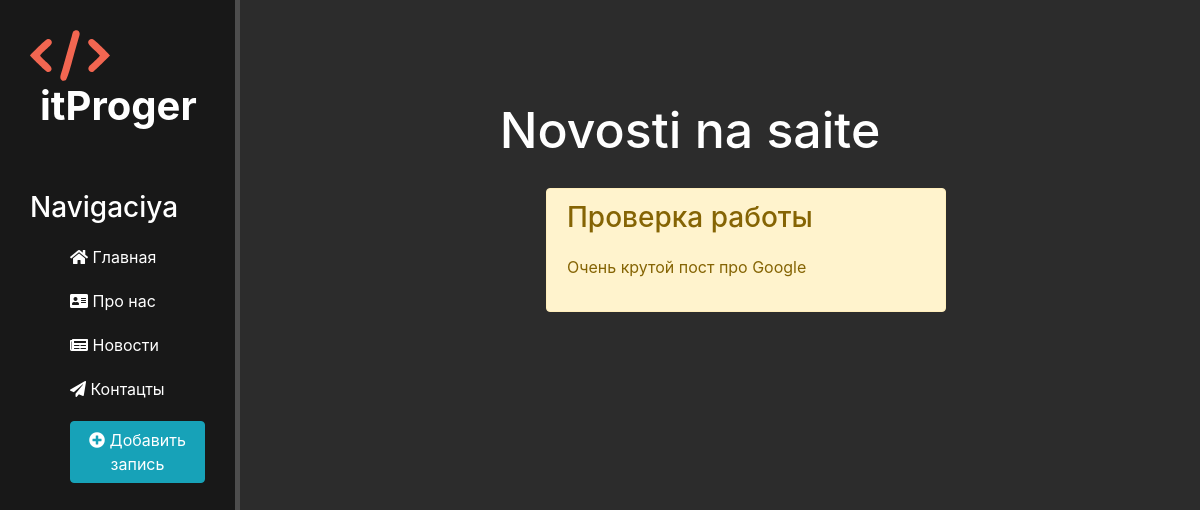
The page /news/ on the database as committed earlier.
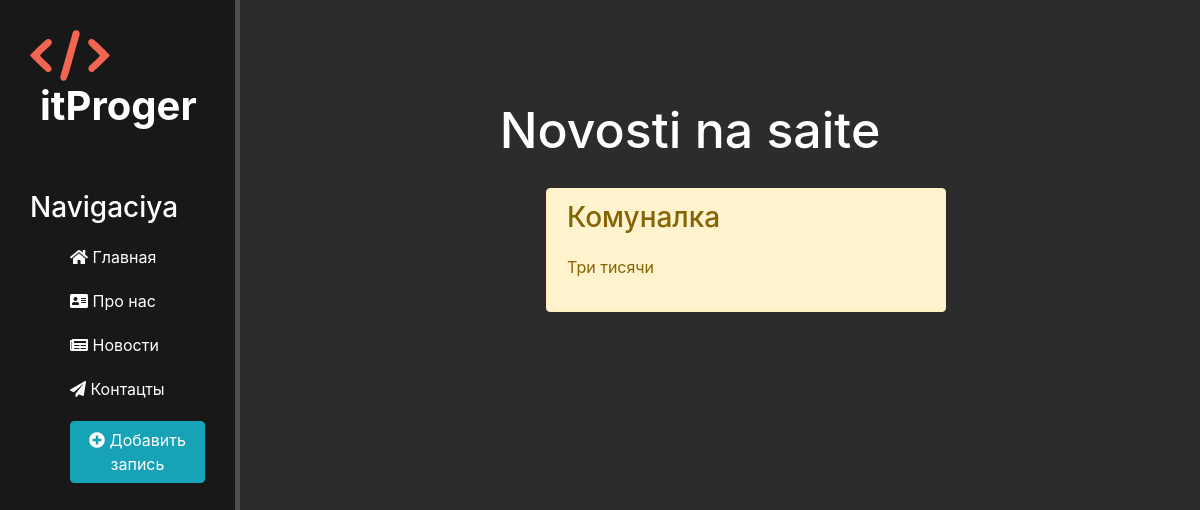
The same page on the database as committed later.
### news/models.py (models this page shows, shortened)
class Articles(models.Model):
	title = models.CharField('Название', max_length=50,)
	anons = models.CharField('Анонс', max_length=250,)
	date = models.DateTimeField('Дата публикации')
	class Meta:
		verbose_name = 'Новость'
		verbose_name_plural = 'Новости'

### news/views.py (the view)
# urls.py: path('', views.news_home, name='news_home'),
def news_home(request):
	news = Articles.objects.order_by('date')
	return render(request, 'news/news_home.html', {'news': news})

### news/templates/news/news_home.html (shortened to what this page needs)
{% extends 'main/layout.html' %}
{% block content %}
	<div class="features">
		<h1>Novosti na saite</h1>
		{% if news %}
			{% for el in news %}
				<div class="alert alert-warning">
					<h3>{{ el.title }}</h3>
					<p>{{ el.anons }}</p>
				</div>
			{% endfor %}
		{% else %}
			<p>У вас нет записей</p>
		{% endif %}
	</div>
{% endblock %}

### main/templates/main/layout.html (shortened to what this page needs)
{% load static %}
<!DOCTYPE html>
<html>
<head>
	<link rel="stylesheet" type="text/css" href="https://stackpath.bootstrapcdn.com/bootstrap/4.5.2/css/bootstrap.min.css">
	<link rel="stylesheet" type="text/css" href="{% static 'main/css/main.css' %}">
	<link rel="stylesheet" type="text/css" href="https://use.fontawesome.com/releases/v5.8.2/css/all.css">
</head>
<body>
	<aside>
		<img src="{% static 'main/img/logo_simple.svg' %}" alt="Logo">
		<span class="logo">itProger</span>
		<h3>Navigaciya</h3>
		<ul>
			<a href="{% url 'home' %}"><li><i class="fas fa-home"></i> Главная</li></a>
			<a href="{% url 'about' %}"><li><i class="fas fa-address-card"></i> Про нас</li></a>
			<a href="{% url 'news_home' %}"><li><i class="fas fa-newspaper"></i> Новости</li></a>
			<a href=""><li><i class="fas fa-paper-plane"></i> Контацты</li></a>
			<a href="{% url 'create' %}"><li><button class="btn btn-info"><i class="fas fa-plus-circle"></i> Добавить запись</button></li></a>
		</ul>
	</aside>
	<main>
		{% block content %}
		{% endblock %}
	</main>
</body>
</html>

### main/static/main/css/main.css (style rules this page uses)
body { background: #2c2c2c; }
aside { float: left; background: #181818; width: 20%; padding: 2.5%; height: 100vh; color: #fff; border-right: 5px solid #4d4d4d; }
aside img { width: 80px; float: left; }
aside .logo { font-size: 40px; margin-left: 10px; font-weight: bold; position: relative; top: -5px; }
aside h3 { margin-top: 50px; font-size: 28px; }
aside ul { list-style: none; }
aside ul li { color: #fff; display: block; margin-top: 20px; transition: transform .6s ease; }
main .features { float: left; color: #fff; margin-top: 100px; text-align: center; width: 75%; }
main .features h1 { font-size: 50px; }
main .features p { max-width: 400px; margin: 20px auto }
.alert-warning { float: left; clear: both; width: 400px; margin: 20px 34%; text-align: left; }

Rows that differ between the two databases and show on the page:
removed Articles: title "Проверка работы", anons "Очень крутой пост про Google"
added Articles: title "Комуналка", anons "Три тисячи"
